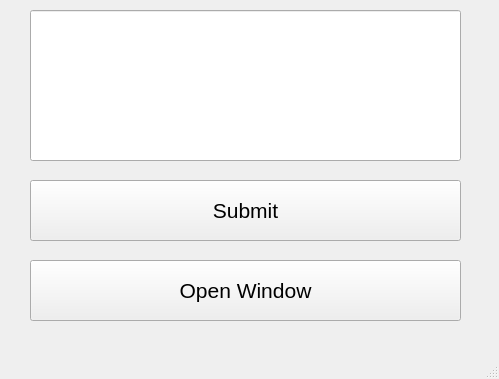
<?xml version="1.0" encoding="UTF-8"?>
<ui version="4.0">
 <class>MainWindow</class>
 <widget class="QMainWindow" name="MainWindow">
  <property name="geometry">
   <rect>
    <x>0</x>
    <y>0</y>
    <width>499</width>
    <height>379</height>
   </rect>
  </property>
  <property name="windowTitle">
   <string>MainWindow</string>
  </property>
  <widget class="QWidget" name="centralwidget">
   <widget class="QPushButton" name="pushButton">
    <property name="geometry">
     <rect>
      <x>30</x>
      <y>180</y>
      <width>431</width>
      <height>61</height>
     </rect>
    </property>
    <property name="font">
     <font>
      <pointsize>16</pointsize>
     </font>
    </property>
    <property name="text">
     <string>Submit</string>
    </property>
   </widget>
   <widget class="QPushButton" name="pushButton_2">
    <property name="geometry">
     <rect>
      <x>30</x>
      <y>260</y>
      <width>431</width>
      <height>61</height>
     </rect>
    </property>
    <property name="font">
     <font>
      <pointsize>16</pointsize>
     </font>
    </property>
    <property name="text">
     <string>Open Window</string>
    </property>
   </widget>
   <widget class="QLineEdit" name="lineEdit">
    <property name="geometry">
     <rect>
      <x>30</x>
      <y>10</y>
      <width>431</width>
      <height>151</height>
     </rect>
    </property>
    <property name="font">
     <font>
      <pointsize>16</pointsize>
     </font>
    </property>
   </widget>
  </widget>
  <widget class="QMenuBar" name="menubar">
   <property name="geometry">
    <rect>
     <x>0</x>
     <y>0</y>
     <width>499</width>
     <height>21</height>
    </rect>
   </property>
  </widget>
  <widget class="QStatusBar" name="statusbar"/>
 </widget>
 <resources/>
 <connections/>
</ui>
